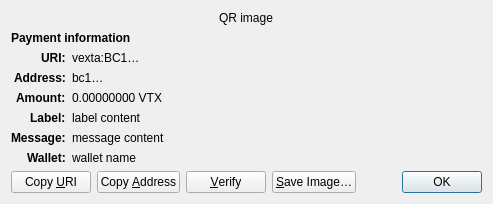
<?xml version="1.0" encoding="UTF-8"?>
<ui version="4.0">
 <class>ReceiveRequestDialog</class>
 <widget class="QDialog" name="ReceiveRequestDialog">
  <property name="geometry">
   <rect>
    <x>0</x>
    <y>0</y>
    <width>413</width>
    <height>229</height>
   </rect>
  </property>
  <property name="windowTitle">
   <string>Request payment to …</string>
  </property>
  <layout class="QGridLayout" name="gridLayout" columnstretch="0,1">
   <property name="sizeConstraint">
    <enum>QLayout::SetFixedSize</enum>
   </property>
   <item row="0" column="0" colspan="2" alignment="Qt::AlignHCenter">
    <widget class="QRImageWidget" name="qr_code">
     <property name="text">
      <string notr="true">QR image</string>
     </property>
     <property name="textInteractionFlags">
      <set>Qt::NoTextInteraction</set>
     </property>
    </widget>
   </item>
   <item row="1" column="0" colspan="2">
    <widget class="QLabel" name="payment_header">
     <property name="font">
      <font>
       <weight>75</weight>
       <bold>true</bold>
      </font>
     </property>
     <property name="text">
      <string>Payment information</string>
     </property>
     <property name="textInteractionFlags">
      <set>Qt::NoTextInteraction</set>
     </property>
    </widget>
   </item>
   <item row="2" column="0" alignment="Qt::AlignRight|Qt::AlignTop">
    <widget class="QLabel" name="uri_tag">
     <property name="font">
      <font>
       <weight>75</weight>
       <bold>true</bold>
      </font>
     </property>
     <property name="text">
      <string notr="true">URI:</string>
     </property>
     <property name="textFormat">
      <enum>Qt::PlainText</enum>
     </property>
     <property name="textInteractionFlags">
      <set>Qt::NoTextInteraction</set>
     </property>
    </widget>
   </item>
   <item row="2" column="1" alignment="Qt::AlignTop">
    <widget class="QLabel" name="uri_content">
     <property name="text">
      <string notr="true">vexta:BC1…</string>
     </property>
     <property name="textFormat">
      <enum>Qt::RichText</enum>
     </property>
     <property name="wordWrap">
      <bool>true</bool>
     </property>
     <property name="textInteractionFlags">
      <set>Qt::TextSelectableByMouse</set>
     </property>
    </widget>
   </item>
   <item row="3" column="0" alignment="Qt::AlignRight|Qt::AlignTop">
    <widget class="QLabel" name="address_tag">
     <property name="font">
      <font>
       <weight>75</weight>
       <bold>true</bold>
      </font>
     </property>
     <property name="text">
      <string>Address:</string>
     </property>
     <property name="textInteractionFlags">
      <set>Qt::NoTextInteraction</set>
     </property>
    </widget>
   </item>
   <item row="3" column="1" alignment="Qt::AlignTop">
    <widget class="QLabel" name="address_content">
     <property name="text">
      <string notr="true">bc1…</string>
     </property>
     <property name="textFormat">
      <enum>Qt::PlainText</enum>
     </property>
     <property name="textInteractionFlags">
      <set>Qt::TextSelectableByMouse</set>
     </property>
    </widget>
   </item>
   <item row="4" column="0" alignment="Qt::AlignRight|Qt::AlignTop">
    <widget class="QLabel" name="amount_tag">
     <property name="font">
      <font>
       <weight>75</weight>
       <bold>true</bold>
      </font>
     </property>
     <property name="text">
      <string>Amount:</string>
     </property>
     <property name="textInteractionFlags">
      <set>Qt::NoTextInteraction</set>
     </property>
    </widget>
   </item>
   <item row="4" column="1" alignment="Qt::AlignTop">
    <widget class="QLabel" name="amount_content">
     <property name="text">
      <string notr="true">0.00000000 VTX</string>
     </property>
     <property name="textFormat">
      <enum>Qt::PlainText</enum>
     </property>
     <property name="textInteractionFlags">
      <set>Qt::TextSelectableByMouse</set>
     </property>
    </widget>
   </item>
   <item row="5" column="0" alignment="Qt::AlignRight|Qt::AlignTop">
    <widget class="QLabel" name="label_tag">
     <property name="font">
      <font>
       <weight>75</weight>
       <bold>true</bold>
      </font>
     </property>
     <property name="text">
      <string>Label:</string>
     </property>
     <property name="textInteractionFlags">
      <set>Qt::NoTextInteraction</set>
     </property>
    </widget>
   </item>
   <item row="5" column="1" alignment="Qt::AlignTop">
    <widget class="QLabel" name="label_content">
     <property name="text">
      <string notr="true">label content</string>
     </property>
     <property name="textFormat">
      <enum>Qt::PlainText</enum>
     </property>
     <property name="wordWrap">
      <bool>true</bool>
     </property>
     <property name="textInteractionFlags">
      <set>Qt::TextSelectableByMouse</set>
     </property>
    </widget>
   </item>
   <item row="6" column="0" alignment="Qt::AlignRight|Qt::AlignTop">
    <widget class="QLabel" name="message_tag">
     <property name="font">
      <font>
       <weight>75</weight>
       <bold>true</bold>
      </font>
     </property>
     <property name="text">
      <string>Message:</string>
     </property>
     <property name="textInteractionFlags">
      <set>Qt::NoTextInteraction</set>
     </property>
    </widget>
   </item>
   <item row="6" column="1" alignment="Qt::AlignTop">
    <widget class="QLabel" name="message_content">
     <property name="text">
      <string notr="true">message content</string>
     </property>
     <property name="textFormat">
      <enum>Qt::PlainText</enum>
     </property>
     <property name="wordWrap">
      <bool>true</bool>
     </property>
     <property name="textInteractionFlags">
      <set>Qt::TextSelectableByMouse</set>
     </property>
    </widget>
   </item>
   <item row="7" column="0" alignment="Qt::AlignRight|Qt::AlignTop">
    <widget class="QLabel" name="wallet_tag">
     <property name="font">
      <font>
       <weight>75</weight>
       <bold>true</bold>
      </font>
     </property>
     <property name="text">
      <string>Wallet:</string>
     </property>
     <property name="textInteractionFlags">
      <set>Qt::NoTextInteraction</set>
     </property>
    </widget>
   </item>
   <item row="7" column="1" alignment="Qt::AlignTop">
    <widget class="QLabel" name="wallet_content">
     <property name="text">
      <string notr="true">wallet name</string>
     </property>
     <property name="textFormat">
      <enum>Qt::PlainText</enum>
     </property>
     <property name="wordWrap">
      <bool>true</bool>
     </property>
     <property name="textInteractionFlags">
      <set>Qt::TextSelectableByMouse</set>
     </property>
    </widget>
   </item>
   <item row="8" column="0" colspan="2">
    <layout class="QHBoxLayout" name="horizontalLayout">
     <item>
      <widget class="QPushButton" name="btnCopyURI">
       <property name="text">
        <string>Copy &amp;URI</string>
       </property>
       <property name="autoDefault">
        <bool>false</bool>
       </property>
      </widget>
     </item>
     <item>
      <widget class="QPushButton" name="btnCopyAddress">
       <property name="text">
        <string>Copy &amp;Address</string>
       </property>
       <property name="autoDefault">
        <bool>false</bool>
       </property>
      </widget>
     </item>
     <item>
      <widget class="QPushButton" name="btnVerify">
       <property name="text">
        <string>&amp;Verify</string>
       </property>
       <property name="toolTip">
        <string>Verify this address on e.g. a hardware wallet screen</string>
       </property>
       <property name="autoDefault">
        <bool>false</bool>
       </property>
      </widget>
     </item>
     <item>
      <widget class="QPushButton" name="btnSaveAs">
       <property name="text">
        <string>&amp;Save Image…</string>
       </property>
       <property name="autoDefault">
        <bool>false</bool>
       </property>
      </widget>
     </item>
     <item>
      <spacer name="horizontalSpacer_2">
       <property name="orientation">
        <enum>Qt::Horizontal</enum>
       </property>
       <property name="sizeHint" stdset="0">
        <size>
         <width>40</width>
         <height>20</height>
        </size>
       </property>
      </spacer>
     </item>
     <item>
      <widget class="QDialogButtonBox" name="buttonBox">
       <property name="focusPolicy">
        <enum>Qt::StrongFocus</enum>
       </property>
       <property name="standardButtons">
        <set>QDialogButtonBox::Ok</set>
       </property>
      </widget>
     </item>
    </layout>
   </item>
  </layout>
 </widget>
 <customwidgets>
  <customwidget>
   <class>QRImageWidget</class>
   <extends>QLabel</extends>
   <header>qt/qrimagewidget.h</header>
  </customwidget>
 </customwidgets>
 <tabstops>
  <tabstop>buttonBox</tabstop>
  <tabstop>btnCopyURI</tabstop>
  <tabstop>btnCopyAddress</tabstop>
  <tabstop>btnSaveAs</tabstop>
 </tabstops>
 <resources/>
 <connections>
  <connection>
   <sender>buttonBox</sender>
   <signal>accepted()</signal>
   <receiver>ReceiveRequestDialog</receiver>
   <slot>accept()</slot>
   <hints>
    <hint type="sourcelabel">
     <x>135</x>
     <y>230</y>
    </hint>
    <hint type="destinationlabel">
     <x>135</x>
     <y>126</y>
    </hint>
   </hints>
  </connection>
 </connections>
</ui>
